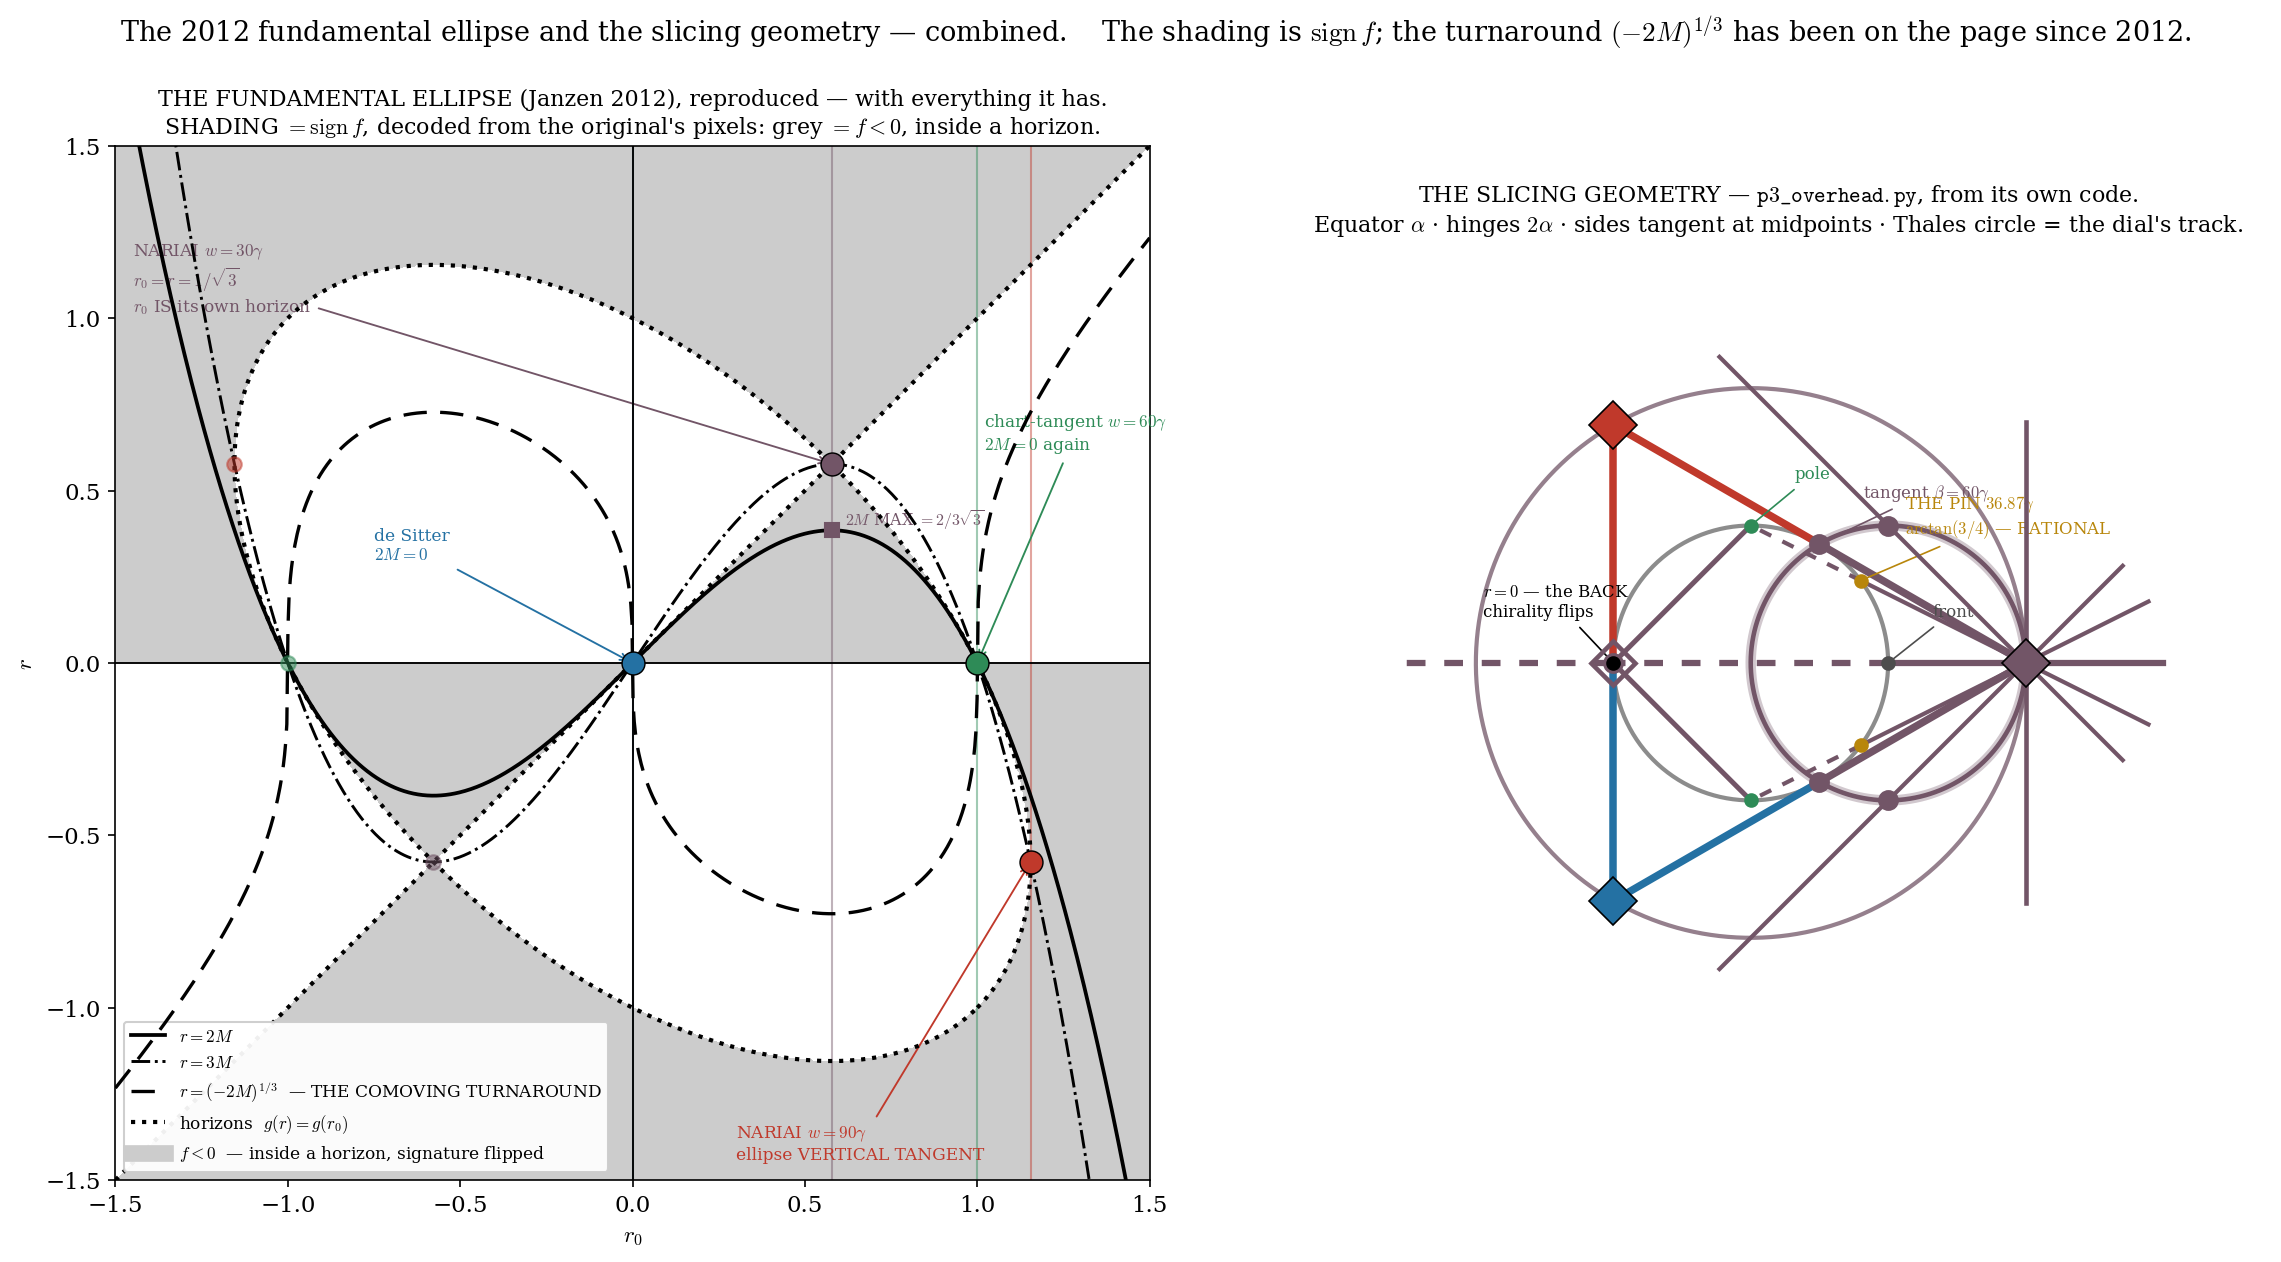

This figure's Python source:
"""
THE FUNDAMENTAL ELLIPSE (2012) + THE SLICING GEOMETRY, COMBINED  (r1108)

Daryl's 2012 thesis figure `fund_ellipse.png`, reproduced with everything it actually has
-- which is a great deal more than P3's fig6 carried forward:

    solid    r = 2M                 the Schwarzschild radius, across the whole family
    dash-dot r = 3M                 the photon sphere
    long-dash r = (-2M)^{1/3}       ** THE COMOVING TURNAROUND ** -- lem:twoturnings' OTHER
                                    cubic, r^3 = -2M alpha^2. On the page since 2012.
    dotted   horizons               g(r) = g(r0): the line r=r0 AND the ellipse r^2+rr0+r0^2=1
    SHADING  ** THE SIGN OF f **    decoded from the original's pixels at r1108:
                                    grey = 99.8% f<0 ; white = 99.8% f>0.
                                    f = 1 - 2M/r - r^2/alpha^2.

** SO THE 2012 FIGURE IS A MAP OF THE CAUSAL STRUCTURE OF THE WHOLE SdS FAMILY AT ONCE. **
Every point (r0, r) is A RADIUS IN A GEOMETRY, and the shading says which side of the
horizon you are standing on. P3's fig6 has the ellipse, the diagonal and the Nariai
tangents -- and no shading, no 2M, no 3M, no turnaround. It is this figure with the
physics taken out.

RIGHT PANEL: p3_overhead.py's slicing geometry, reproduced from its own code, with the
critical points marked and carried across.
"""
import numpy as np, matplotlib
matplotlib.use('Agg')
import matplotlib.pyplot as plt
import matplotlib.colors as mc

plt.rcParams.update({'font.family': 'serif', 'font.size': 11, 'mathtext.fontset': 'cm'})
BLUE, RED = '#2471a3', '#c0392b'
PURPLE = tuple((np.array(mc.to_rgb(RED)) + np.array(mc.to_rgb(BLUE)))/2)
S3 = np.sqrt(3)
GOLD = '#b8860b'; GREEN = '#2e8b57'

fig = plt.figure(figsize=(18.5, 9.2))
gs = fig.add_gridspec(1, 2, width_ratios=[1.06, 1], wspace=0.14)

# =====================================================================
# LEFT — THE 2012 FUNDAMENTAL ELLIPSE, everything it has
# =====================================================================
ax = fig.add_subplot(gs[0, 0]); ax.set_aspect('equal')
L = 1.5
n = 900
R0g, Rg = np.meshgrid(np.linspace(-L, L, n), np.linspace(-L, L, n))
M2g = R0g - R0g**3
with np.errstate(divide='ignore', invalid='ignore'):
    fg = 1 - M2g/Rg - Rg**2                       # the SdS slicing function, alpha = 1
# ** THE SHADING: the sign of f. grey where f<0 -- inside a horizon, signature flipped. **
ax.contourf(R0g, Rg, (fg < 0).astype(float), levels=[0.5, 1.5], colors=['0.80'], zorder=0)

# --- the horizons: g(r)=g(r0) = (r-r0)(r^2+rr0+r0^2-1) ---
t = np.linspace(0, 2*np.pi, 900)
u, v = np.sqrt(2)*np.cos(t), np.sqrt(2/3)*np.sin(t)
ex, ey = (u + v)/np.sqrt(2), (-u + v)/np.sqrt(2)
ax.plot(ex, ey, color='k', lw=2.0, ls=':', zorder=5)
d = np.linspace(-L, L, 2)
ax.plot(d, d, color='k', lw=2.0, ls=':', zorder=5)

# --- the M curves ---
r0 = np.linspace(-L, L, 900); M2 = r0 - r0**3
ax.plot(r0, M2,        color='k', lw=1.8, ls='-',            zorder=6, label='$r=2M$')
ax.plot(r0, 1.5*M2,    color='k', lw=1.4, ls='-.',           zorder=6, label='$r=3M$')
ax.plot(r0, -np.cbrt(M2), color='k', lw=1.6, ls=(0,(7,4)),   zorder=6,
        label='$r=(-2M)^{1/3}$  — THE COMOVING TURNAROUND')
ax.plot([], [], color='k', lw=2.0, ls=':', label='horizons  $g(r)=g(r_0)$')
ax.plot([], [], color='0.80', lw=8, label='$f<0$  — inside a horizon, signature flipped')

# --- THE CRITICAL POINTS, marked ---
CP = [(0.0, 0.0, 'de Sitter\n$2M=0$', BLUE),
      (1/S3, 1/S3, 'NARIAI $w{=}30°$\n$r_0=r=1/\\sqrt{3}$\n$r_0$ IS its own horizon', PURPLE),
      (1.0, 0.0, 'chart-tangent $w{=}60°$\n$2M=0$ again', GREEN),
      (2/S3, -1/S3, 'NARIAI $w{=}90°$\nellipse VERTICAL TANGENT', RED)]
for x, y, lab, c in CP:
    ax.plot(x, y, 'o', color=c, ms=11, zorder=9, markeredgecolor='k', markeredgewidth=0.7)
    ax.axvline(x, color=c, lw=1.0, alpha=0.45, zorder=1)
# their mirror images through the origin (the outer Z2: (r0,r) -> (-r0,-r))
for x, y, lab, c in CP:
    if (x, y) != (0.0, 0.0):
        ax.plot(-x, -y, 'o', color=c, ms=7, zorder=8, alpha=0.5)
ax.annotate(CP[1][2], xy=(1/S3, 1/S3), xytext=(-1.45, 1.02), fontsize=8.2, color=PURPLE,
            arrowprops=dict(arrowstyle='->', color=PURPLE, lw=0.9))
ax.annotate(CP[3][2], xy=(2/S3, -1/S3), xytext=(0.30, -1.44), fontsize=8.2, color=RED,
            arrowprops=dict(arrowstyle='->', color=RED, lw=0.9))
ax.annotate(CP[2][2], xy=(1.0, 0.0), xytext=(1.02, 0.62), fontsize=8.2, color=GREEN,
            arrowprops=dict(arrowstyle='->', color=GREEN, lw=0.9))
ax.annotate(CP[0][2], xy=(0, 0), xytext=(-0.75, 0.30), fontsize=8.2, color=BLUE,
            arrowprops=dict(arrowstyle='->', color=BLUE, lw=0.9))
# where 2M is extremal
ax.plot(1/S3, (1/S3)-(1/S3)**3, 's', color=PURPLE, ms=7, zorder=9)
ax.text(1/S3+0.04, 0.40, '$2M$ MAX $=2/3\\sqrt{3}$', fontsize=7.6, color=PURPLE)

ax.axhline(0, color='k', lw=0.9, zorder=4); ax.axvline(0, color='k', lw=0.9, zorder=4)
ax.set_xlim(-L, L); ax.set_ylim(-L, L)
ax.set_xlabel('$r_0$'); ax.set_ylabel('$r$')
ax.legend(fontsize=8.2, loc='lower left', framealpha=0.94)
ax.set_title("THE FUNDAMENTAL ELLIPSE (Janzen 2012), reproduced — with everything it has.\n"
             "SHADING $=\\operatorname{sign}f$, decoded from the original's pixels: grey $=f<0$, "
             "inside a horizon.", fontsize=10.6)

# =====================================================================
# RIGHT — the slicing geometry
# =====================================================================
axR = fig.add_subplot(gs[0, 1]); axR.set_aspect('equal')
H = lambda dd: 2*np.array([np.cos(np.deg2rad(dd)), np.sin(np.deg2rad(dd))])
COL = {0: PURPLE, 120: RED, 240: BLUE}
th = np.linspace(0, 2*np.pi, 400)
axR.plot(np.cos(th), np.sin(th), color='0.55', lw=2.0, zorder=2)
axR.plot(2*np.cos(th), 2*np.sin(th), color=PURPLE, lw=2.0, alpha=0.75, zorder=1)
for a_, b_ in [(0, 120), (120, 240), (240, 0)]:
    A, B = H(a_), H(b_); M = (A + B)/2
    axR.plot([A[0], M[0]], [A[1], M[1]], color=COL[a_], lw=3.6, zorder=3)
    axR.plot([M[0], B[0]], [M[1], B[1]], color=COL[b_], lw=3.6, zorder=3)
    axR.plot(*M, 'o', color=PURPLE, ms=9, zorder=6)
for dd in (0, 120, 240):
    axR.plot(*H(dd), 'D', color=COL[dd], ms=16, zorder=7, markeredgecolor='k', markeredgewidth=0.8)
A = H(0)
for i, (K, P) in enumerate([(np.array([0.8, .6]), np.array([0., 1.])),
                            (np.array([0.8, -.6]), np.array([0., -1.])),
                            (np.array([1., 0.]), np.array([-1., 0.]))]):
    lw = 3.0 if i == 2 else 2.0
    axR.plot([A[0], K[0]], [A[1], K[1]], color=PURPLE, lw=lw, zorder=4)
    axR.plot([K[0], P[0]], [K[1], P[1]], color=PURPLE, lw=lw, ls=(0, (3, 3)), zorder=4)
    dd = (A - K)/np.hypot(*(A - K)); E = A + dd
    axR.plot([A[0], E[0]], [A[1], E[1]], color=PURPLE, lw=lw, zorder=4)
axR.plot([-1, -2.6], [0, 0], color=PURPLE, lw=3.0, ls=(0, (3, 3)), zorder=4)
_t = np.linspace(0, 2*np.pi, 500)
axR.plot(1 + np.cos(_t), np.sin(_t), color=PURPLE, lw=2.2, zorder=3)
axR.plot(1 + np.cos(_t), np.sin(_t), color=PURPLE, lw=5.0, alpha=0.32, zorder=2)
axR.plot([2, 2], [-1.75, 1.75], color=PURPLE, lw=2.2, zorder=4)
for sgn in (+1, -1):
    T = np.array([1.0, sgn*1.0]); dd = (T - H(0))/np.hypot(*(T - H(0)))
    axR.plot(*(np.c_[H(0) - dd, H(0) + 3.15*dd]), color=PURPLE, lw=2.0, zorder=4)
    axR.plot(*T, 'o', color=PURPLE, ms=9, zorder=8)
    axR.plot([0, -1], [sgn*1.0, 0], color=PURPLE, lw=2.4, zorder=4)
axR.plot(-1, 0, 'D', color=PURPLE, ms=15, zorder=9, markerfacecolor='none', markeredgewidth=2.2)

MARK = [((-1., 0.), '$r=0$ — the BACK\nchirality flips', 'k'),
        ((0.5, .866), 'tangent $\\beta{=}60°$', PURPLE), ((0.5, -.866), '', PURPLE),
        ((0.8, .6), 'THE PIN $36.87°$\n$\\arctan(3/4)$ — RATIONAL', GOLD), ((0.8, -.6), '', GOLD),
        ((0., 1.), 'pole', GREEN), ((0., -1.), '', GREEN),
        ((1., 0.), 'front', '0.3')]
for P, lab, c in MARK:
    axR.plot(*P, 'o', color=c, ms=6, zorder=10)
    if lab:
        axR.annotate(lab, xy=P, xytext=(P[0] + (0.32 if P[0] > -0.5 else -0.95), P[1] + 0.34),
                     fontsize=8.0, color=c, arrowprops=dict(arrowstyle='-', color=c, lw=0.8))
axR.set_xlim(-3.35, 3.75); axR.set_ylim(-3.05, 3.05); axR.axis('off')
axR.set_title("THE SLICING GEOMETRY — $\\tt p3\\_overhead.py$, from its own code.\n"
              "Equator $\\alpha$ · hinges $2\\alpha$ · sides tangent at midpoints · "
              "Thales circle = the dial's track.", fontsize=10.6)

fig.suptitle("The 2012 fundamental ellipse and the slicing geometry — combined.    "
             "The shading is $\\operatorname{sign} f$; the turnaround $(-2M)^{1/3}$ has been on the page since 2012.",
             fontsize=13, y=0.965)
plt.savefig('fund_ellipse_combined.pdf', bbox_inches='tight')
plt.savefig('fund_ellipse_combined.png', dpi=150, bbox_inches='tight')
print("wrote fund_ellipse_combined.pdf / .png")

print()
print("="*80)
print("WHAT THE 2012 FIGURE HAS THAT P3's fig6 DOES NOT")
print("="*80)
for nm, has in [("the shading = sign f (the causal structure of the WHOLE family)", "2012 ONLY"),
                ("r = 2M   (the Schwarzschild radius across the family)", "2012 ONLY"),
                ("r = 3M   (the photon sphere)", "2012 ONLY"),
                ("r = (-2M)^{1/3}  (THE COMOVING TURNAROUND -- lem:twoturnings' cubic)", "2012 ONLY"),
                ("the horizon locus: line r=r0 + ellipse", "both"),
                ("the Nariai vertical tangents", "both")]:
    print(f"  {nm:<62} {has}")
print()
print("  >> ** P3's fig6 IS THE 2012 FIGURE WITH THE PHYSICS TAKEN OUT. **")
print()
print("="*80)
print("THE CRITICAL POINTS, AND WHAT THE TURNAROUND CURVE DOES AT THEM")
print("="*80)
print(f"  {'w':>4} {'r0':>9} {'2M':>9} {'3M':>9} {'(-2M)^(1/3)':>13}   note")
for w in (0, 30, 60, 90):
    x = (2/S3)*np.sin(np.radians(w)); m2 = x - x**3
    tw = -np.cbrt(m2)
    note = {0: 'de Sitter', 30: 'NARIAI — 2M max', 60: 'chart-tangent — 2M=0 again', 90: 'NARIAI M<0'}[w]
    print(f"  {w:>4} {x:>9.5f} {m2:>9.5f} {1.5*m2:>9.5f} {tw:>13.5f}   {note}")
print()
print("  ** AND THE BRIDGE, NOW PLOTTABLE: ** at Nariai, rho = 1/sqrt3 = 0.57735 is the")
print("  DOUBLE ROOT (the seam), and the turnaround amplitude is A = (2M)^{1/3} =")
print(f"  {np.cbrt(2/(3*S3)):.5f} = cbrt(2) x rho = {np.cbrt(2)*(1/S3):.5f}.")
print("  ** The dotted ellipse carries rho. The long-dash curve carries A. The cbrt(2) is")
print("     the VERTICAL GAP BETWEEN THEM AT THE NARIAI ORDINATE -- one_to_two.py's")
print("     'named, unrun' metric bridge, and it has been drawable on this figure since 2012. **")
